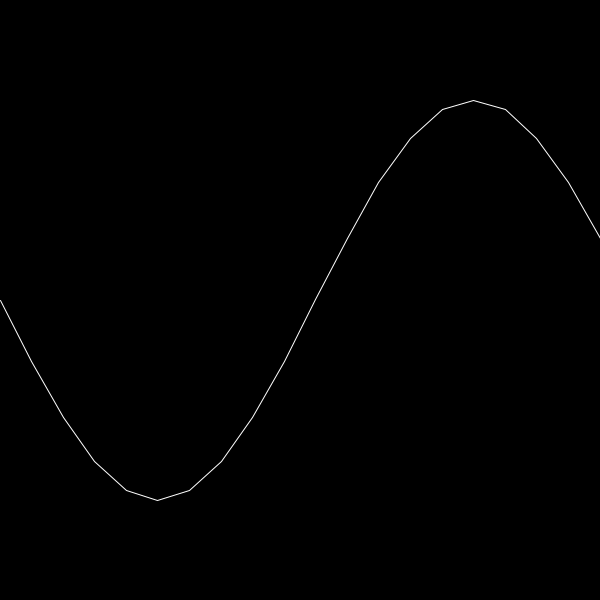
Frame 1 (no input)
Frame 60 (the mouse pressed at the canvas centre just before this capture): identical to frame 1, image omitted
Frame 120 (the mouse held since frame 60 and released just before this capture): identical to frame 1, image omitted

The Processing sketch that drew this single still picture (run headless with seeded random() and noise(); from frame 60 on, the mouse is pressed at the canvas centre):

// Processing sketch: curve_points_shape_points
// ── curve_points_shape_points.pde
int dots = 20;


void setup() {
  size(600, 600);
}

void draw() {
  background(0);

  noFill();

  stroke(255);  
  beginShape();

  for (int i = 0; i < dots; i++) {
    float x = map(i, 0, dots-1, 0, width);
    float y = sin(i / float(dots) * TWO_PI) * 200 + height * 0.5;

    vertex(x, y);
  }

  endShape();
}
